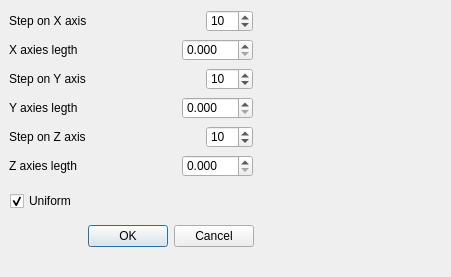
<ui version="4.0" >
 <author></author>
 <comment></comment>
 <exportmacro></exportmacro>
 <class>DecimatorDialog</class>
 <widget class="QDialog" name="DecimatorDialog" >
  <property name="geometry" >
   <rect>
    <x>0</x>
    <y>0</y>
    <width>451</width>
    <height>277</height>
   </rect>
  </property>
  <property name="windowTitle" >
   <string>Clustering decimator</string>
  </property>
  <property name="windowIcon" >
   <iconset>..\images\eye128.png</iconset>
  </property>
  <widget class="QWidget" name="" >
   <property name="geometry" >
    <rect>
     <x>9</x>
     <y>39</y>
     <width>244</width>
     <height>22</height>
    </rect>
   </property>
   <layout class="QHBoxLayout" >
    <property name="margin" >
     <number>0</number>
    </property>
    <property name="spacing" >
     <number>6</number>
    </property>
    <item>
     <widget class="QLabel" name="label" >
      <property name="text" >
       <string>&lt;html>&lt;head>&lt;meta name=&quot;qrichtext&quot; content=&quot;1&quot; />&lt;/head>&lt;body style=&quot; white-space: pre-wrap; font-family:MS Shell Dlg; font-weight:400; font-style:normal; text-decoration:none;&quot;>&lt;p style=&quot; margin-top:0px; margin-bottom:0px; margin-left:0px; margin-right:0px; -qt-block-indent:0; text-indent:0px;&quot;>&lt;span style=&quot; color:#000000;&quot;>X axies legth&lt;/span>&lt;/p>&lt;/body>&lt;/html></string>
      </property>
     </widget>
    </item>
    <item>
     <spacer>
      <property name="orientation" >
       <enum>Qt::Horizontal</enum>
      </property>
      <property name="sizeHint" >
       <size>
        <width>31</width>
        <height>20</height>
       </size>
      </property>
     </spacer>
    </item>
    <item>
     <widget class="QDoubleSpinBox" name="XedgeLength" >
      <property name="decimals" >
       <number>3</number>
      </property>
      <property name="maximum" >
       <double>100</double>
      </property>
      <property name="singleStep" >
       <double>0.01</double>
      </property>
     </widget>
    </item>
   </layout>
  </widget>
  <widget class="QWidget" name="" >
   <property name="geometry" >
    <rect>
     <x>10</x>
     <y>220</y>
     <width>244</width>
     <height>33</height>
    </rect>
   </property>
   <layout class="QHBoxLayout" >
    <property name="margin" >
     <number>0</number>
    </property>
    <property name="spacing" >
     <number>6</number>
    </property>
    <item>
     <spacer>
      <property name="orientation" >
       <enum>Qt::Horizontal</enum>
      </property>
      <property name="sizeHint" >
       <size>
        <width>131</width>
        <height>31</height>
       </size>
      </property>
     </spacer>
    </item>
    <item>
     <widget class="QPushButton" name="okButton" >
      <property name="text" >
       <string>OK</string>
      </property>
     </widget>
    </item>
    <item>
     <widget class="QPushButton" name="cancelButton" >
      <property name="text" >
       <string>Cancel</string>
      </property>
     </widget>
    </item>
   </layout>
  </widget>
  <widget class="QWidget" name="" >
   <property name="geometry" >
    <rect>
     <x>9</x>
     <y>10</y>
     <width>244</width>
     <height>22</height>
    </rect>
   </property>
   <layout class="QHBoxLayout" >
    <property name="margin" >
     <number>0</number>
    </property>
    <property name="spacing" >
     <number>6</number>
    </property>
    <item>
     <widget class="QLabel" name="stepLBL" >
      <property name="text" >
       <string>&lt;html>&lt;head>&lt;meta name=&quot;qrichtext&quot; content=&quot;1&quot; />&lt;/head>&lt;body style=&quot; white-space: pre-wrap; font-family:MS Shell Dlg; font-weight:400; font-style:normal; text-decoration:none;&quot;>&lt;p style=&quot; margin-top:0px; margin-bottom:0px; margin-left:0px; margin-right:0px; -qt-block-indent:0; text-indent:0px;&quot;>Step on X axis&lt;/p>&lt;/body>&lt;/html></string>
      </property>
      <property name="buddy" >
       <cstring>stepZSB</cstring>
      </property>
     </widget>
    </item>
    <item>
     <spacer>
      <property name="orientation" >
       <enum>Qt::Horizontal</enum>
      </property>
      <property name="sizeHint" >
       <size>
        <width>124</width>
        <height>20</height>
       </size>
      </property>
     </spacer>
    </item>
    <item>
     <widget class="QDoubleSpinBox" name="stepXSB" >
      <property name="decimals" >
       <number>0</number>
      </property>
      <property name="maximum" >
       <double>100</double>
      </property>
      <property name="minimum" >
       <double>2</double>
      </property>
      <property name="value" >
       <double>10</double>
      </property>
     </widget>
    </item>
   </layout>
  </widget>
  <widget class="QWidget" name="" >
   <property name="geometry" >
    <rect>
     <x>9</x>
     <y>68</y>
     <width>244</width>
     <height>22</height>
    </rect>
   </property>
   <layout class="QHBoxLayout" >
    <property name="margin" >
     <number>0</number>
    </property>
    <property name="spacing" >
     <number>6</number>
    </property>
    <item>
     <widget class="QLabel" name="stepLBL_2" >
      <property name="text" >
       <string>&lt;html>&lt;head>&lt;meta name=&quot;qrichtext&quot; content=&quot;1&quot; />&lt;/head>&lt;body style=&quot; white-space: pre-wrap; font-family:MS Shell Dlg; font-weight:400; font-style:normal; text-decoration:none;&quot;>&lt;p style=&quot; margin-top:0px; margin-bottom:0px; margin-left:0px; margin-right:0px; -qt-block-indent:0; text-indent:0px;&quot;>Step on Y axis&lt;/p>&lt;/body>&lt;/html></string>
      </property>
      <property name="buddy" >
       <cstring>stepZSB</cstring>
      </property>
     </widget>
    </item>
    <item>
     <spacer>
      <property name="orientation" >
       <enum>Qt::Horizontal</enum>
      </property>
      <property name="sizeHint" >
       <size>
        <width>124</width>
        <height>20</height>
       </size>
      </property>
     </spacer>
    </item>
    <item>
     <widget class="QDoubleSpinBox" name="stepYSB" >
      <property name="decimals" >
       <number>0</number>
      </property>
      <property name="maximum" >
       <double>100</double>
      </property>
      <property name="minimum" >
       <double>2</double>
      </property>
      <property name="value" >
       <double>10</double>
      </property>
     </widget>
    </item>
   </layout>
  </widget>
  <widget class="QWidget" name="" >
   <property name="geometry" >
    <rect>
     <x>9</x>
     <y>155</y>
     <width>244</width>
     <height>22</height>
    </rect>
   </property>
   <layout class="QHBoxLayout" >
    <property name="margin" >
     <number>0</number>
    </property>
    <property name="spacing" >
     <number>6</number>
    </property>
    <item>
     <widget class="QLabel" name="label_2_2" >
      <property name="text" >
       <string>&lt;html>&lt;head>&lt;meta name=&quot;qrichtext&quot; content=&quot;1&quot; />&lt;/head>&lt;body style=&quot; white-space: pre-wrap; font-family:MS Shell Dlg; font-weight:400; font-style:normal; text-decoration:none;&quot;>&lt;p style=&quot; margin-top:0px; margin-bottom:0px; margin-left:0px; margin-right:0px; -qt-block-indent:0; text-indent:0px;&quot;>&lt;span style=&quot; color:#000000;&quot;>Z axies legth&lt;/span>&lt;/p>&lt;/body>&lt;/html></string>
      </property>
     </widget>
    </item>
    <item>
     <spacer>
      <property name="orientation" >
       <enum>Qt::Horizontal</enum>
      </property>
      <property name="sizeHint" >
       <size>
        <width>31</width>
        <height>20</height>
       </size>
      </property>
     </spacer>
    </item>
    <item>
     <widget class="QDoubleSpinBox" name="ZedgeLength" >
      <property name="decimals" >
       <number>3</number>
      </property>
      <property name="maximum" >
       <double>100</double>
      </property>
      <property name="singleStep" >
       <double>0.01</double>
      </property>
     </widget>
    </item>
   </layout>
  </widget>
  <widget class="QWidget" name="" >
   <property name="geometry" >
    <rect>
     <x>9</x>
     <y>97</y>
     <width>244</width>
     <height>22</height>
    </rect>
   </property>
   <layout class="QHBoxLayout" >
    <property name="margin" >
     <number>0</number>
    </property>
    <property name="spacing" >
     <number>6</number>
    </property>
    <item>
     <widget class="QLabel" name="label_2" >
      <property name="text" >
       <string>&lt;html>&lt;head>&lt;meta name=&quot;qrichtext&quot; content=&quot;1&quot; />&lt;/head>&lt;body style=&quot; white-space: pre-wrap; font-family:MS Shell Dlg; font-weight:400; font-style:normal; text-decoration:none;&quot;>&lt;p style=&quot; margin-top:0px; margin-bottom:0px; margin-left:0px; margin-right:0px; -qt-block-indent:0; text-indent:0px;&quot;>&lt;span style=&quot; color:#000000;&quot;>Y axies legth&lt;/span>&lt;/p>&lt;/body>&lt;/html></string>
      </property>
     </widget>
    </item>
    <item>
     <spacer>
      <property name="orientation" >
       <enum>Qt::Horizontal</enum>
      </property>
      <property name="sizeHint" >
       <size>
        <width>31</width>
        <height>20</height>
       </size>
      </property>
     </spacer>
    </item>
    <item>
     <widget class="QDoubleSpinBox" name="YedgeLength" >
      <property name="decimals" >
       <number>3</number>
      </property>
      <property name="maximum" >
       <double>100</double>
      </property>
      <property name="singleStep" >
       <double>0.01</double>
      </property>
     </widget>
    </item>
   </layout>
  </widget>
  <widget class="QWidget" name="" >
   <property name="geometry" >
    <rect>
     <x>9</x>
     <y>126</y>
     <width>244</width>
     <height>22</height>
    </rect>
   </property>
   <layout class="QHBoxLayout" >
    <property name="margin" >
     <number>0</number>
    </property>
    <property name="spacing" >
     <number>6</number>
    </property>
    <item>
     <widget class="QLabel" name="stepLBL_2_2" >
      <property name="text" >
       <string>&lt;html>&lt;head>&lt;meta name=&quot;qrichtext&quot; content=&quot;1&quot; />&lt;/head>&lt;body style=&quot; white-space: pre-wrap; font-family:MS Shell Dlg; font-weight:400; font-style:normal; text-decoration:none;&quot;>&lt;p style=&quot; margin-top:0px; margin-bottom:0px; margin-left:0px; margin-right:0px; -qt-block-indent:0; text-indent:0px;&quot;>Step on Z axis&lt;/p>&lt;/body>&lt;/html></string>
      </property>
      <property name="buddy" >
       <cstring>stepZSB</cstring>
      </property>
     </widget>
    </item>
    <item>
     <spacer>
      <property name="orientation" >
       <enum>Qt::Horizontal</enum>
      </property>
      <property name="sizeHint" >
       <size>
        <width>124</width>
        <height>20</height>
       </size>
      </property>
     </spacer>
    </item>
    <item>
     <widget class="QDoubleSpinBox" name="stepZSB" >
      <property name="decimals" >
       <number>0</number>
      </property>
      <property name="maximum" >
       <double>100</double>
      </property>
      <property name="minimum" >
       <double>2</double>
      </property>
      <property name="value" >
       <double>10</double>
      </property>
     </widget>
    </item>
   </layout>
  </widget>
  <widget class="QWidget" name="" >
   <property name="geometry" >
    <rect>
     <x>10</x>
     <y>190</y>
     <width>241</width>
     <height>22</height>
    </rect>
   </property>
   <layout class="QHBoxLayout" >
    <property name="margin" >
     <number>0</number>
    </property>
    <property name="spacing" >
     <number>6</number>
    </property>
    <item>
     <widget class="QCheckBox" name="Uniform" >
      <property name="text" >
       <string>Uniform</string>
      </property>
      <property name="checked" >
       <bool>true</bool>
      </property>
     </widget>
    </item>
    <item>
     <spacer>
      <property name="orientation" >
       <enum>Qt::Horizontal</enum>
      </property>
      <property name="sizeHint" >
       <size>
        <width>40</width>
        <height>20</height>
       </size>
      </property>
     </spacer>
    </item>
   </layout>
  </widget>
 </widget>
 <pixmapfunction></pixmapfunction>
 <resources/>
 <connections>
  <connection>
   <sender>okButton</sender>
   <signal>clicked()</signal>
   <receiver>DecimatorDialog</receiver>
   <slot>accept()</slot>
   <hints>
    <hint type="sourcelabel" >
     <x>278</x>
     <y>253</y>
    </hint>
    <hint type="destinationlabel" >
     <x>96</x>
     <y>254</y>
    </hint>
   </hints>
  </connection>
  <connection>
   <sender>cancelButton</sender>
   <signal>clicked()</signal>
   <receiver>DecimatorDialog</receiver>
   <slot>reject()</slot>
   <hints>
    <hint type="sourcelabel" >
     <x>369</x>
     <y>253</y>
    </hint>
    <hint type="destinationlabel" >
     <x>179</x>
     <y>282</y>
    </hint>
   </hints>
  </connection>
 </connections>
</ui>
